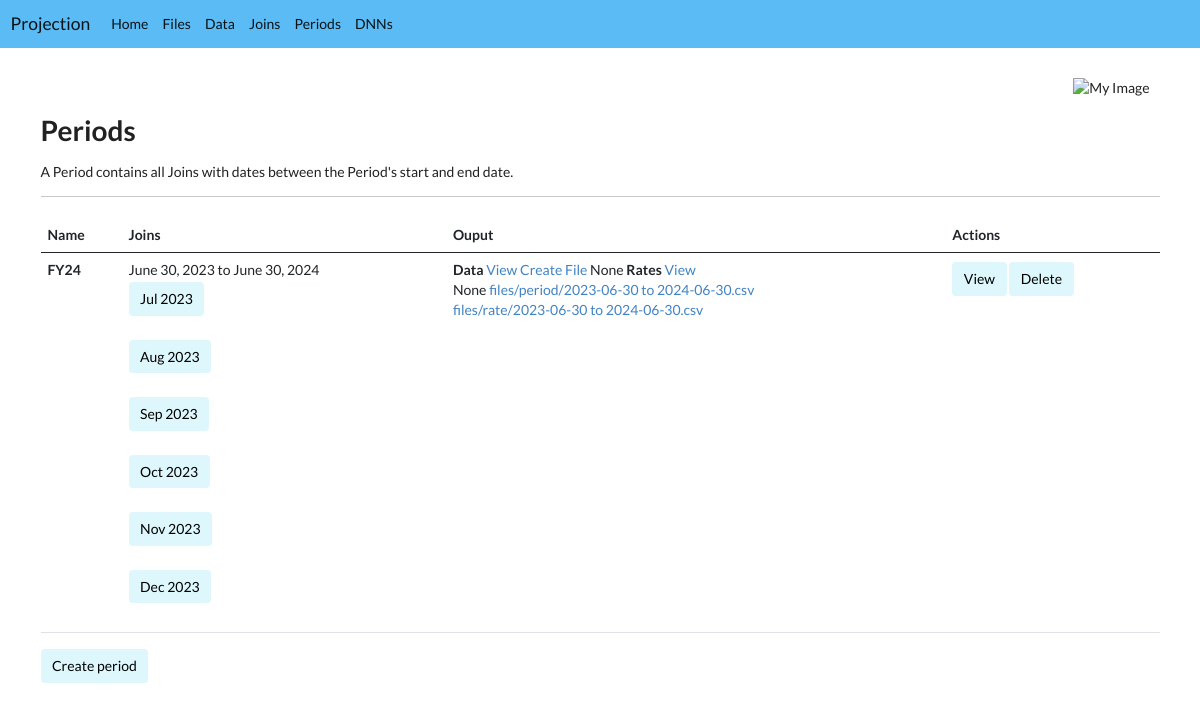
Screenshot of /list/period with the database file from the repository.
### app/models.py (models this page shows, shortened)
class Period(Model):
    name = "period"
    name_singular = "Period"
    name_plural = "Periods"
    description = "A Period contains all Joins with dates between the Period's start and end date."
    name = CharField(max_length=10, null=True)
    start_date = DateField(null=True, blank=True)
    end_date = DateField(null=True, blank=True)
    file = ForeignKey(FileModel, related_name="period_file", on_delete=SET_NULL, null=True)
    rate_file = ForeignKey(FileModel, related_name="rate_file", on_delete=SET_NULL, null=True)
    def joins(self):
        return Join.objects.filter(end_date__range=[self.start_date, self.end_date])
    def df(self):
        joins = self.joins()
        if len(joins) == 0: return None
        for count, join in enumerate(joins):
            if count == 0: df = join.df()
            else:
                df_new = join.df()
                if df_new is not None:
                    df = pd.concat([df, df_new], ignore_index=True)
        return df
    def files(self):
        return [self.file, self.rate_file]

class Join(Model):
    name = "join"
    name_singular = "Join"
    name_plural = "Joins"
    description = "The Join file combines the Data file from the end of the previous month and the end of the current month. The change during the month for each record can be seen in the Join file. Joins are made automatically when Data files are created."
    name = CharField(max_length=10, null=True)
    start = ForeignKey(Data, blank=True, null=True, on_delete=SET_NULL, related_name="start")
    end = ForeignKey(Data, blank=True, null=True, on_delete=SET_NULL, related_name="end")
    end_date = DateField(null=True, blank=True)
    file = ForeignKey(FileModel, related_name="joint_file", on_delete=SET_NULL, null=True)
    def __str__(self):
        if self.end:
            return self.end.month_string()
        return "No end file"
    def df(self):
        if self.start is None or self.start.file.df() is None:
            print("Problem with start file")
            return None
        if self.end is None or self.end.file.df() is None:
            print("Problem with end file")
            return None
    def files(self):
        return [self.file, ]

class Data(Model):
    name = "data"
    name_singular = "Data"
    name_plural = "Data"
    description = "The Data file contains a snapshot of the portfolio at the end of the relevant month."
    name = CharField(max_length=512, null=True)
    date = DateField(null=True, blank=True)
    file = ForeignKey(FileModel, related_name="data_file", on_delete=SET_NULL, null=True)
    df = None
    index = IntegerField(null=True, blank=True)
    value_factor = FloatField(null=True, blank=True)
    def month_string(self):
        return f"{month_string(self.date.month)} {self.date.year}"

class FileModel(Model):
    TYPE_CHOICES = [
        ("start", "Start File"),
        ("end", "End File"),
        ("data", "Data File"),
        ("joint", "Joint File"),
        ("lapse", "Lapse File"),
        ("rate", "Rate File"),
        ("assumption", "Assumption File"),
        ("projection", "Projection File"),
    ]
    name = "file"
    name_singular = "File"
    name_plural = "Files"
    description = "Data, Joins, Periods and DNNs each create files. Those files are listed below. To view a file, click on the relevant button."
    name = CharField(max_length=512)
    time_stamp = DateTimeField(auto_now_add=True, null=True,blank=True)
    last_update = DateTimeField(null=True,blank=True)
    document = FileField(upload_to="files/", blank=True, null=True)
    type = CharField(max_length=100, blank=True, null=True, choices=TYPE_CHOICES)
    def __str__(self):
        if self.name: return self.name
        else: "No name given"
        return self.name
    def df(self):
        try:
            return pd.read_csv(str(self.name))
        except:
            return None
    def df_top(self):
        try:
            df = pd.read_csv(str(self.name), nrows=4)
            return df
        except:
            return
    def df_top_html(self):
        try:
            return self.df_top().to_html(classes=['table', 'table-striped', 'table-center'], index=False, justify='center', formatters=formatters, render_links=True,)
        except:
            return

### app/views.py (the view)
# urls.py: path("list/<model_str>", list, name="list"),
def list(request, model_str):
    model, form = get_model(model_str)
    items = model.objects.all()
    dnns = DNN.objects.all()
    models = [Data, Join, Period, DNN]
    types = ['data', 'join', 'period', 'rate', 'assumption']
    context = {'items': items, 'model_str': model_str, 'models': models, 'types': types, "dnns": dnns, 'model': model}
    return render(request, model_str + "s.html", context)

### app/forms.py (called while the page is built)
def get_model(model_str):
    if model_str == "file": return FileModel, None
    if model_str == "data": return Data, None
    if model_str == "join": return Join, None
    if model_str == "period": return Period, PeriodForm
    if model_str.lower() == "dnn": return DNN, DNNForm
    if model_str == "projection": return Projection, ProjectionForm
    if model_str == "proj_ind": return Proj_Ind, None
    if model_str == "setting": return Setting, SettingForm

### app/utilities.py (called while the page is built)
def month_string(month_number):
    months = {
        1: 'Jan',
        2: 'Feb',
        3: 'Mar',
        4: 'Apr',
        5: 'May',
        6: 'Jun',
        7: 'Jul',
        8: 'Aug',
        9: 'Sep',
        10: 'Oct',
        11: 'Nov',
        12: 'Dec'
    }
    return months.get(month_number, 'Invalid Month')

### app/templates/periods.html (shortened to what this page needs)
{% extends 'base.html'%}
{% block content %}
<h1>{{ model.name_plural }}</h1>
<p>{{ model.description }}</p>
<hr>
<table class="table">
    <thead class="tablehead">
        <th>Name</th>
        <th>Joins</th>
        <th>Ouput</th>
        <th>Actions</th>
    </thead>
    {% for item in items %}
    <tr>
        <td>
            <b>{{ item.name }} </b><br>
        </td>
        <td>{{ item.start_date }} to {{ item.end_date }}<br>
            {% for join in item.joins %}
                <a class="btn btn-yak" href="{% url 'item' 'join' join.id %}">{{ join }}</a><br> {{ join.file.df.shape }}<br>
            {% endfor %}
        </td>
        <td>
            <b>Data</b> {{ item.file.df.shape }} <a href="{% url 'item' 'file' item.file.id %}">View</a> <a href="{% url 'create_files' 'period' item.id %}">Create File</a>
            {{ item.file.df_top_html | safe }}
            <b>Rates</b> {% if item.rate_file %}<a href="{% url 'item' 'file' item.rate_file.id %}">View</a><br>{% endif %}
            {{ item.rate_file.df_top_html | safe }}
            {% for file in item.files %}{% if file %}<a href="{% url 'item' 'file' file.id %}">{{ file }}</a><br>{% endif %}{% endfor %}
        </td>
        <td>
            <a class="btn btn-yak" href="{% url 'item' model_str item.id %}">View</a>
            <a class="btn btn-yak" href="{% url 'delete' model_str item.id %}">Delete</a>
        </td>
    </tr>
    {% endfor %}
</table>
<a class="btn btn-yak" href="{% url 'new' model_str %}">Create {{ model_str }}</a><br><br>
{% endblock %}

### app/static/styles.css (style rules this page uses)
.btn-yak { color: black; background-color: #DEF7FC; border-color: #DEF7FC; margin-top: 2px; margin-bottom: 2px; }

### rows the page displays
Period: name "FY24", start_date "June 30, 2023", end_date "June 30, 2024", file.df_top_html "None", shows "View", rate_file.df_top_html "None"
Join: end.date "Jul 2023"
Join: end.date "Aug 2023"
Join: end.date "Sep 2023"
Join: end.date "Oct 2023"
Join: end.date "Nov 2023"
Join: end.date "Dec 2023"
FileModel: name "files/period/2023-06-30 to 2024-06-30.csv", type "period"
FileModel: name "files/rate/2023-06-30 to 2024-06-30.csv"

### other values shown
{{ model.name_plural }} "Periods"
{{ model.description }} "A Period contains all Joins with dates between the Period's start and end date."
